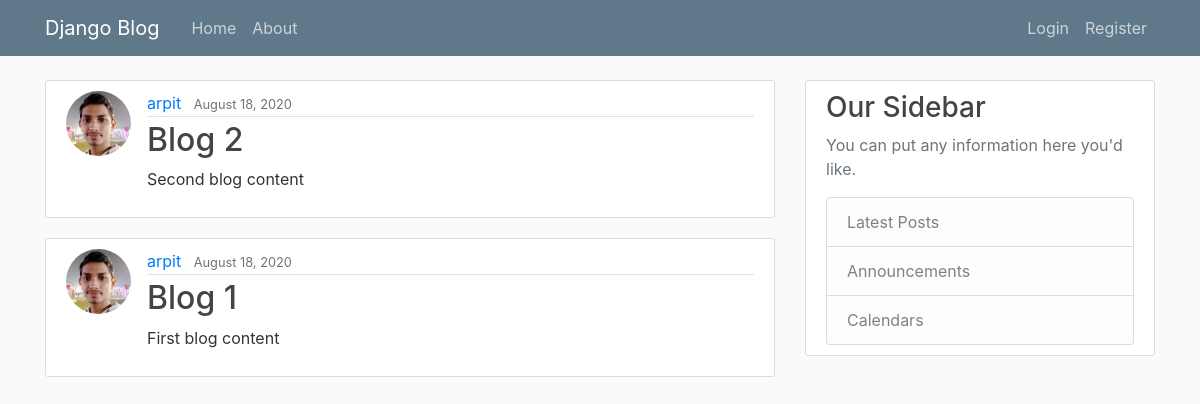
/, run on an earlier commit of the app's database.
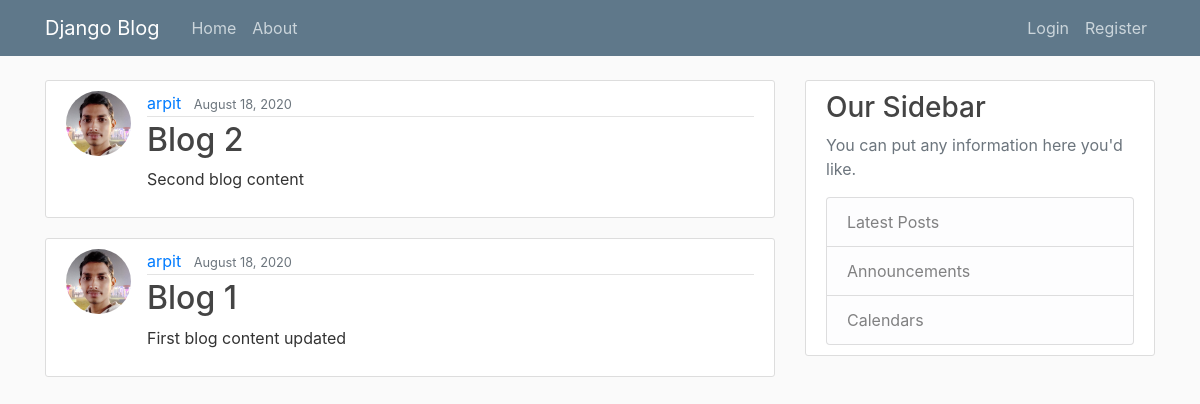
And on a later commit of the database.
### blog/models.py (models this page shows, shortened)
class Post(models.Model):
    title = models.CharField(max_length=100)
    content = models.TextField()
    date_posted = models.DateTimeField(default=timezone.now)
    author = models.ForeignKey(User, on_delete=models.CASCADE)

### users/models.py (models this page shows, shortened)
class Profile(models.Model):
    user = models.OneToOneField(User, on_delete=models.CASCADE)
    image = models.ImageField(default='default.jpg', upload_to='profile_pics')

### blog/views.py (the view)
# urls.py: path('', PostListView.as_view(), name='home'),
class PostListView(ListView):
    model = Post
    template_name = 'blog/home.html'
    context_object_name = 'posts'
    ordering = ['-date_posted']
    paginate_by = 5

### blog/templates/blog/home.html
{% extends 'blog/base.html' %}
{% block content %}
    {% for post in posts %}
        <article class="media content-section">
            <img class="rounded-circle article-img" src="{{ post.author.profile.image.url }}" alt="">
            <div class="media-body">
                <div class="article-metadata">
                    <a class="mr-2" href="#">{{ post.author }}</a>
                    <small class="text-muted">{{ post.date_posted|date:'F d, Y' }}</small>
                </div>
                <h2><a class="article-title" href="{% url 'blog:detail' post.pk %}">{{ post.title }}</a></h2>
                <p class="article-content">{{ post.content }}</p>
            </div>
        </article>
    {% endfor %}
{% endblock content %}

What changed in the data, as far as the page shows it:
changed Post "Blog 1": content "First blog content" → "First blog content updated"
